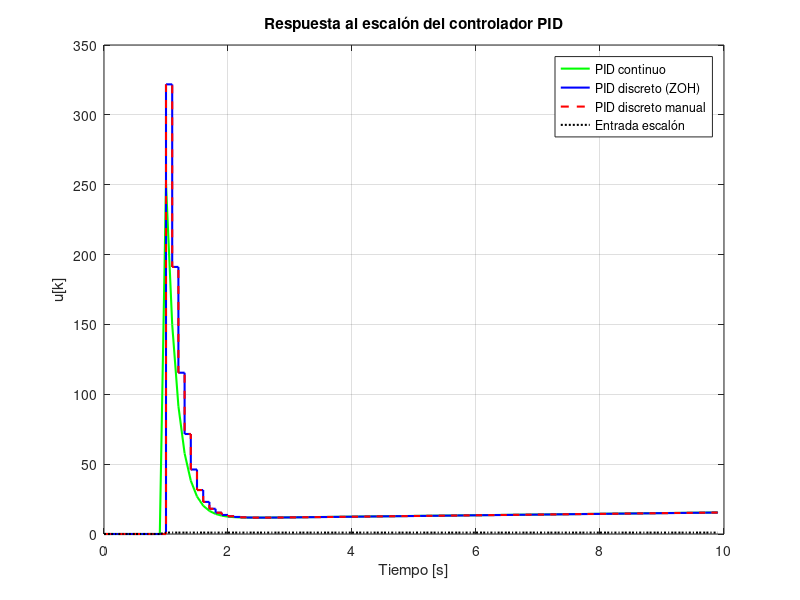

The MATLAB source for this figure:
% --- Parámetros del controlador PID ---
Kp = 10.8703;
Ki = 0.5088;
Kd = 57.0171;
N  = 5.4539;

% --- Controlador continuo con filtro derivativo ---
s = tf('s');
controlador_continuo = tf([(Kp + Kd*N), (Kp*N + Ki), Ki*N], [1, N, 0]);

% --- Parámetros de simulación ---
T  = 0.1;     % Tiempo de muestreo
Tsim = 10;    % Tiempo total
cantidad_muestras = round(Tsim / T);
t = 0:T:(cantidad_muestras-1)*T;

% --- Entrada escalón unitario desde t = 1s ---
escalon = zeros(1, cantidad_muestras);
escalon(t >= 1) = 1;

% --- Respuesta del controlador continuo ---
[respuesta_continua, ~] = lsim(controlador_continuo, escalon, t);

% --- Discretización automática (ZOH) ---
controlador_discreto = c2d(controlador_continuo, T, 'zoh');
[respuesta_discreta, ~] = lsim(controlador_discreto, escalon, t);

% --- Discretización manual con ecuación de diferencias  ---
a = Kp + Kd*N;
b = Kp*N + Ki;
c = Ki*N;
d = N;

K1 = (b*d - c)/(d^2);
K2 = c/d;
K3 = (a*d^2 - b*d + c)/(d^2);

a0 = K1 + K3;
a1 = -K1 - K1*exp(-d*T) + K2*T - 2*K3;
a2 = K1*exp(-d*T) - K2*T*exp(-d*T) + K3;
a3 =  1;
a4 = -exp(-d*T) - 1;
a5 = exp(-d*T);

% --- Inicializar vectores ---
y_manual = zeros(1, cantidad_muestras);
x = escalon;

% --- Simulación controlador discretizado manualmente ---
for k = 4:cantidad_muestras
    y_manual(k) = (1/a3) * (a0*x(k) + a1*x(k-1) + a2*x(k-2) + ...
                          - a4*y_manual(k-1) - a5*y_manual(k-2));
end

% --- Mostrar las funciones de transferencia ---
disp('--- Función de transferencia del controlador discretizado por c2d (ZOH) ---');
disp(controlador_discreto);

disp('--- Función de transferencia del controlador discretizado manualmente ---');
disp(['(' num2str(a0*a3) ')z^2 + (' num2str(a1)*a3 ')z + (' num2str(a2)*a3 ') / z^2 + (' num2str(a4) ')z + (' num2str(a5) ')']);

% --- Graficar todas las respuestas ---
figure;
plot(t, respuesta_continua, 'g', 'LineWidth', 1.5); hold on;
stairs(t, respuesta_discreta, 'b', 'LineWidth', 1.5);
stairs(t, y_manual, 'r--', 'LineWidth', 1.5);
plot(t, escalon, 'k:', 'LineWidth', 1.5);

title('Respuesta al escalón del controlador PID');
xlabel('Tiempo [s]');
ylabel('u[k]');
legend('PID continuo', 'PID discreto (ZOH)', 'PID discreto manual', 'Entrada escalón');
grid on;
